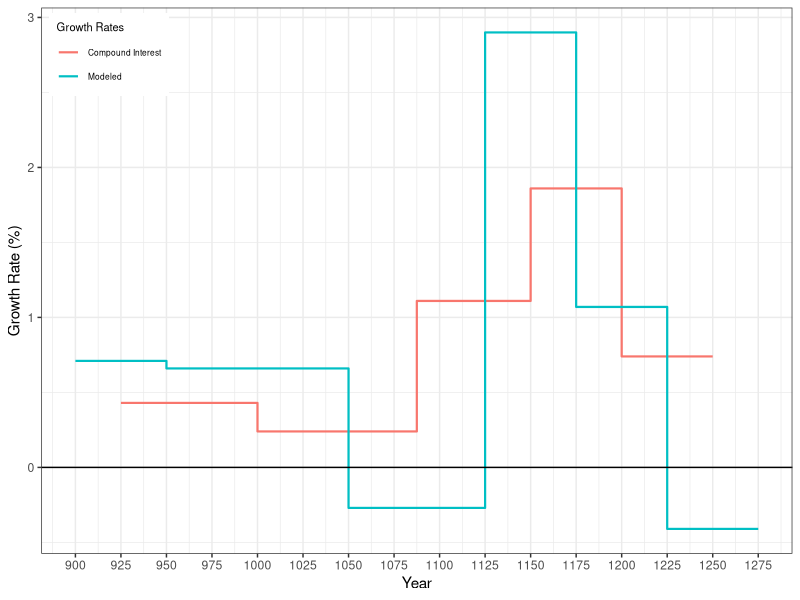
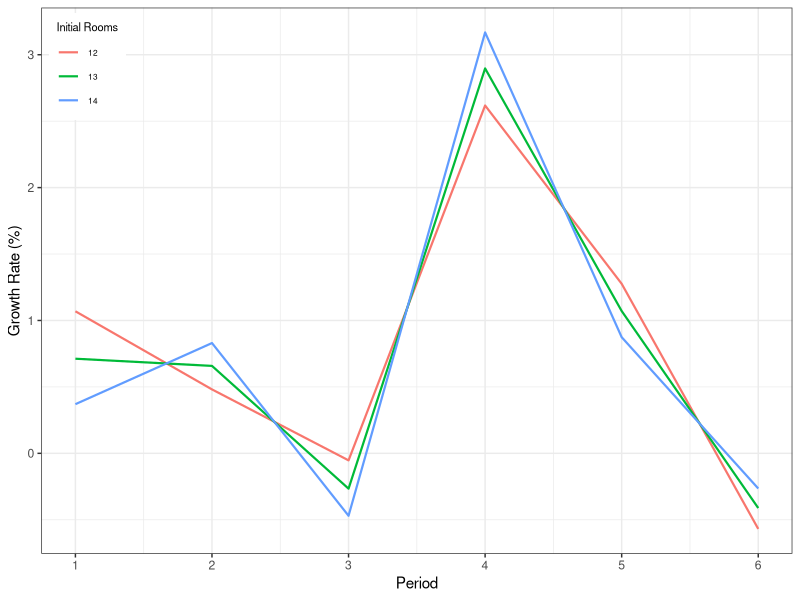
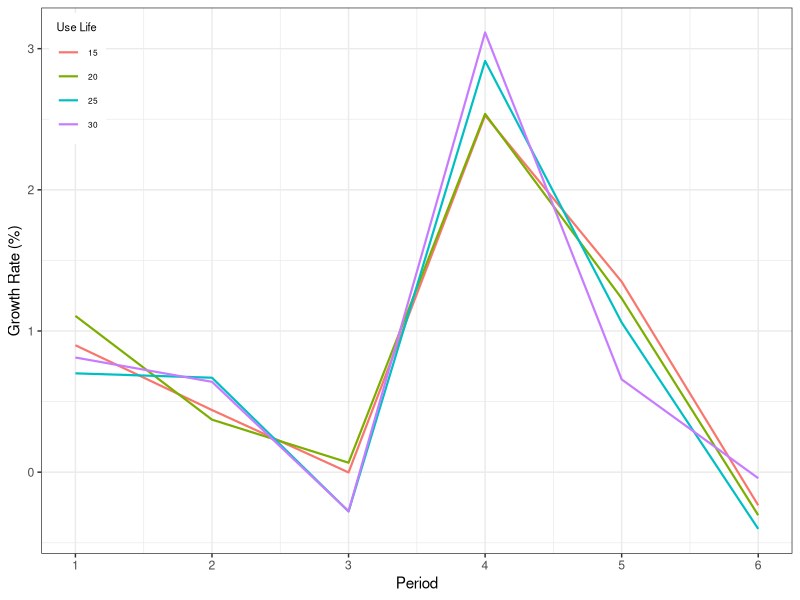
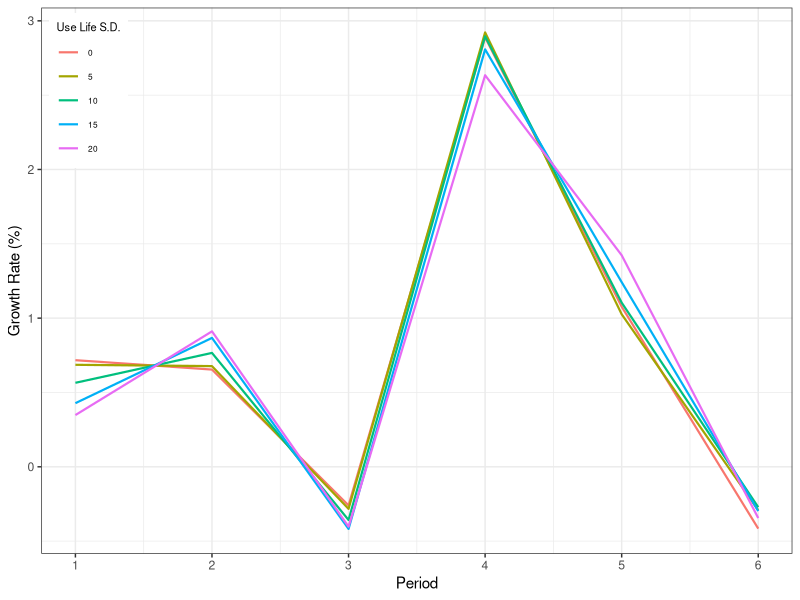
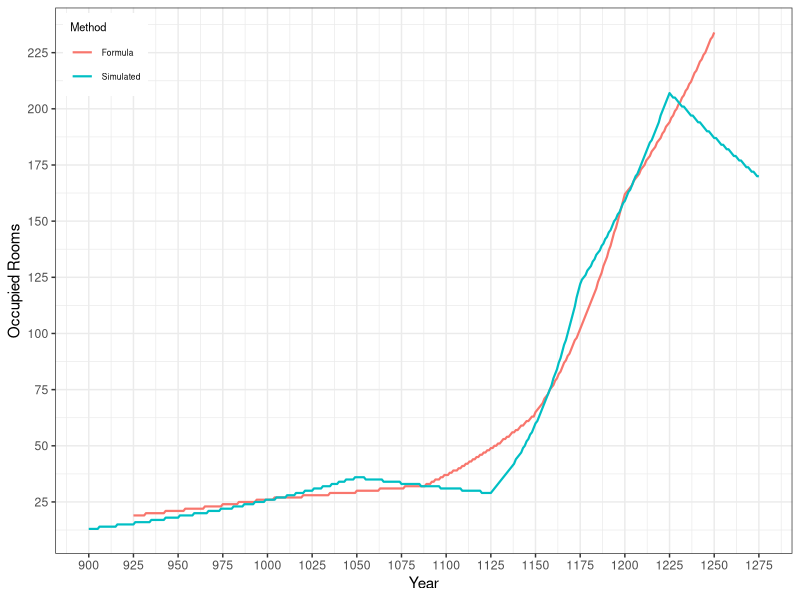
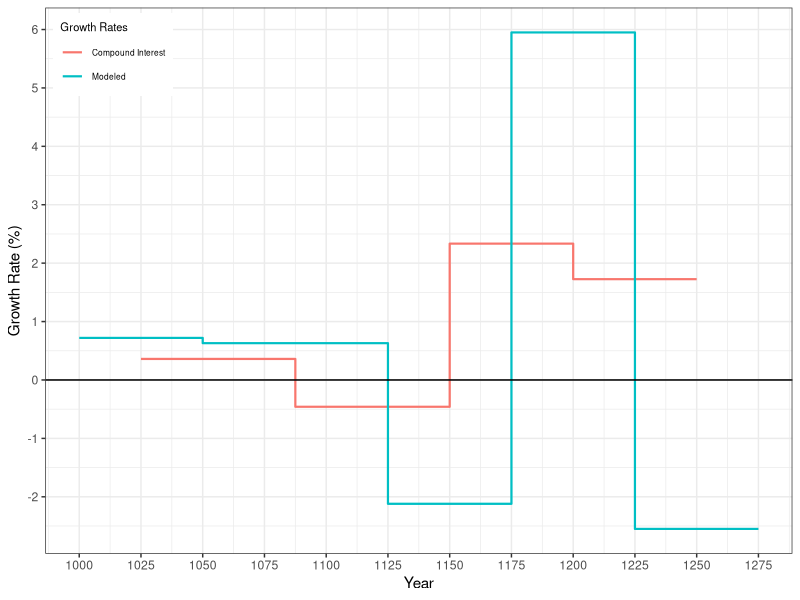
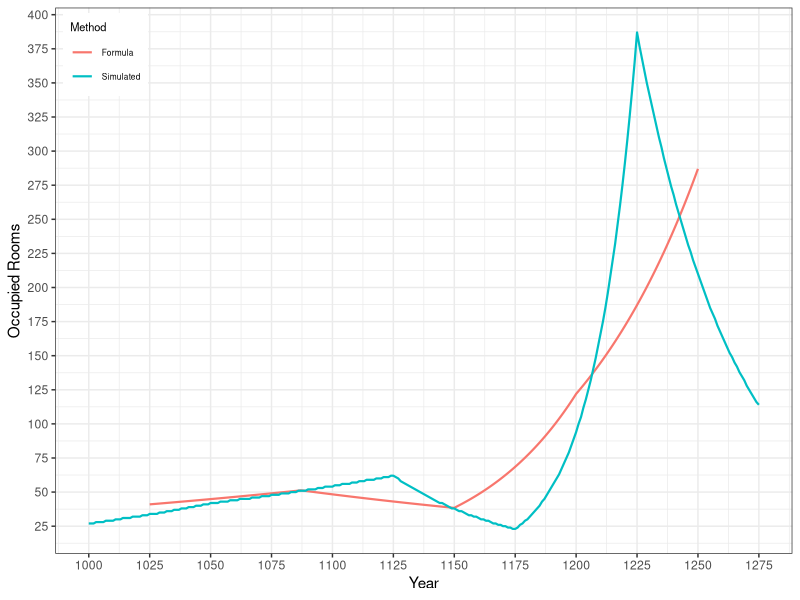

Write R code to recreate these figures, in order.
#########################
#########################
## initialize libraries
library(dplyr)
library(ggplot2)
#########################
#########################

## Imporort data from RoomAccum12.exe program and create figures


# Figure 1 Data, Growth Rates by period for simulated and and compound interest methods of calculation 
# Variables as follows: input: RoomHesh6.txt, UseLife = 25, S.D. of UseLife = 0.0, InitRooms = 13
ds.Fig1 <- read.csv('Fig1_HeshRates.csv') 

# Plot Figure 1: Estimated growth rates for the Heshotauthla survey derived from the formula and the simulation 
png("Fig1.png",width=6.5,height=4,units="in",res=256)
  ds.Fig1 %>%
    ggplot(aes(x=Year, y=Rate, group=Approach, color=Approach)) +
    geom_line(size=0.75) +
    scale_x_continuous(name="Year", breaks=seq(900,1275,25)) + 
    scale_y_continuous(name="Growth Rate (%)", breaks=seq(-6,7,1)) +
    theme_bw() +
    theme(legend.position = c(0.01,0.99), 
            legend.justification = c(0, 1), 
            legend.text=element_text(size=6), 
            legend.title=element_text(size=8)) +
    geom_hline(yintercept = 0) +
    scale_color_discrete(name = "Growth Rates")
dev.off()  

#########################
#########################

# Figure 2 Data, Sensitivity to the number of initial rooms 
# Variables as follows: input: RoomHesh6.txt, UseLife = 25, S.D. of UseLife = 0.0, InitRooms = 12, 13, 14
dp.Fig2 <- read.csv('Fig2_ROOMHESH6_P.CSV')

# Plot Figure 2: Sensitivity to the number of initial rooms, Heshotauthla survey
png("Fig2.png",width=6.5,height=4,units="in",res=256)
  dp.Fig2 %>% 
    ggplot(aes(x=Period, y=Rate, color=as.factor(InitRm))) +
    geom_line(size=0.75) +
    scale_x_continuous(name='Period', breaks=seq(1,6,1)) + 
    scale_y_continuous(name='Growth Rate (%)', breaks=seq(-6,7,1)) +
    theme_bw() + 
    theme(legend.position = c(0.01,0.99), 
          legend.justification = c(0, 1), 
          legend.text=element_text(size=6), 
          legend.title=element_text(size=8)) +
    scale_color_discrete(name = "Initial Rooms")
dev.off()

#########################
#########################

# Figure 3 Data, Sensitivity to Room Use-Life 
# Variables as follows: input: RoomHesh6.txt, UseLife = 15, 20, 25, 30, S.D. of UseLife = 0.0, InitRooms = 8, 10, 13, 15
dp.Fig3 <- read.csv('Fig3_ROOMHESH6_P.CSV')

# Plot Figure 3: Sensitivtiy to Room Use-Life, Heshotauthla Survey
png("Fig3.png",width=6.5,height=4,units="in",res=256)
dp.Fig3 %>% 
  ggplot(aes(x=Period, y=Rate, color=as.factor(UseLife))) +
  geom_line(size=0.75) +
  scale_x_continuous(name='Period', breaks=seq(1,6,1)) + 
  scale_y_continuous(name='Growth Rate (%)', breaks=seq(-6,7,1)) +
  theme_bw() + 
  theme(legend.position = c(0.01,0.99), 
        legend.justification = c(0, 1), 
        legend.text=element_text(size=6), 
        legend.title=element_text(size=8)) +
  scale_color_discrete(name = "Use Life")
dev.off()

#########################
#########################

# Figure 4 Data, Sensitivity to S.D. of Room Use-Life 
# Variables as follows: input: RoomHesh6.txt, UseLife = 25, S.D. of UseLife = 0, 5, 10, 15, 20, InitRooms = 13
dp.Fig4 <- read.csv('Fig4_ROOMHESH6_P.CSV')

# Plot Figure 4: Modeled growth rates using normally distributed structure use lives with mean of 25 years and different standard deviations (standard deviation of 0 is a fixed structure use life).
png("Fig4.png",width=6.5,height=4,units="in",res=256)
dp.Fig4 %>% 
  ggplot(aes(x=Period, y=Rate, color=as.factor(UseSD))) +
  geom_line(size=0.75) +
  scale_x_continuous(name='Period', breaks=seq(1,6,1)) + 
  scale_y_continuous(name='Growth Rate (%)', breaks=seq(-6,7,1)) +
  theme_bw() + 
  theme(legend.position = c(0.01,0.99), 
        legend.justification = c(0, 1), 
        legend.text=element_text(size=6), 
        legend.title=element_text(size=8)) +
  scale_color_discrete(name = "Use Life S.D.")
dev.off()

#########################
#########################

# Figure 5 Data, Number of Occupied Rooms by approach
# Formula derived as explained in text
# Simulated derived with Variables as follows: input: RoomHesh6.txt, UseLife = 25, S.D. of UseLife = 0.0, InitRooms = 13
dp.Fig5 <- read.csv('Fig5_ImpliedDSh.csv')

# Plot Figure 5: Number of occupied rooms through time for the Heshotauthla survey, computed annually for the simulated and using the formula 
png("Fig5.png",width=6.5,height=4,units="in",res=256)
dp.Fig5 %>% 
  ggplot(aes(x=Year, y=OccRm, color=as.factor(Group))) +
  geom_line(size=0.75) +
  scale_x_continuous(name='Year', breaks=seq(900,1275,25)) + 
  scale_y_continuous(name='Occupied Rooms', breaks=seq(0,250,25)) +
  theme_bw() + 
  theme(legend.position = c(0.01,0.99), 
        legend.justification = c(0, 1), 
        legend.text=element_text(size=6), 
        legend.title=element_text(size=8)) +
  scale_color_discrete(name = "Method")
dev.off()

#########################
#########################

# Figure 6 Data, Growth Rates by period for simulated and and compound interest methods of calculation 
# Variables as follows: input: RoomObap.txt, UseLife = 25, S.D. of UseLife = 0.0, InitRooms = 27
ds.Fig6 <- read.csv('Fig6_OBAPRates.csv')

# Plot Figure 6: Estimated growth rates for the Ojo Bonito survey derived from the formula and the simulation 
png("Fig6.png",width=6.5,height=4,units="in",res=256)
ds.Fig6 %>%
  ggplot(aes(x=Year, y=Rate, group=Approach, color=Approach)) +
  geom_line(size=0.75) +
  scale_x_continuous(name="Year", breaks=seq(1000,1275,25)) + 
  scale_y_continuous(name="Growth Rate (%)", breaks=seq(-6,7,1)) +
  theme_bw() +
  theme(legend.position = c(0.01,0.99), 
        legend.justification = c(0, 1), 
        legend.text=element_text(size=6), 
        legend.title=element_text(size=8)) +
  geom_hline(yintercept = 0) +
  scale_color_discrete(name = "Growth Rates")
dev.off()  

#########################
#########################

## Figure 7 Data, Number of Occupied Rooms by approach
# Formula derived as explained in text
# Simulated derived with Variables as follows: input: RoomHesh6.txt, UseLife = 25, S.D. of UseLife = 0.0, InitRooms = 27
dp.Fig7 <- read.csv('Fig7_ImpliedDSo.csv')

# Plot Figure 7: Number of occupied rooms through time for the Ojo Bonito survey, computed annually for the simulated and using the formula.
png("Fig7.png",width=6.5,height=4,units="in",res=256)
dp.Fig7 %>% 
  ggplot(aes(x=Year, y=OccRm, color=as.factor(Group))) +
  geom_line(size=0.75) +
  scale_x_continuous(name='Year', breaks=seq(1000,1275,25)) + 
  scale_y_continuous(name='Occupied Rooms', breaks=seq(0,400,25)) +
  theme_bw() + 
  theme(legend.position = c(0.01,0.99), 
        legend.justification = c(0, 1), 
        legend.text=element_text(size=6), 
        legend.title=element_text(size=8)) +
  scale_color_discrete(name = "Method")
dev.off()